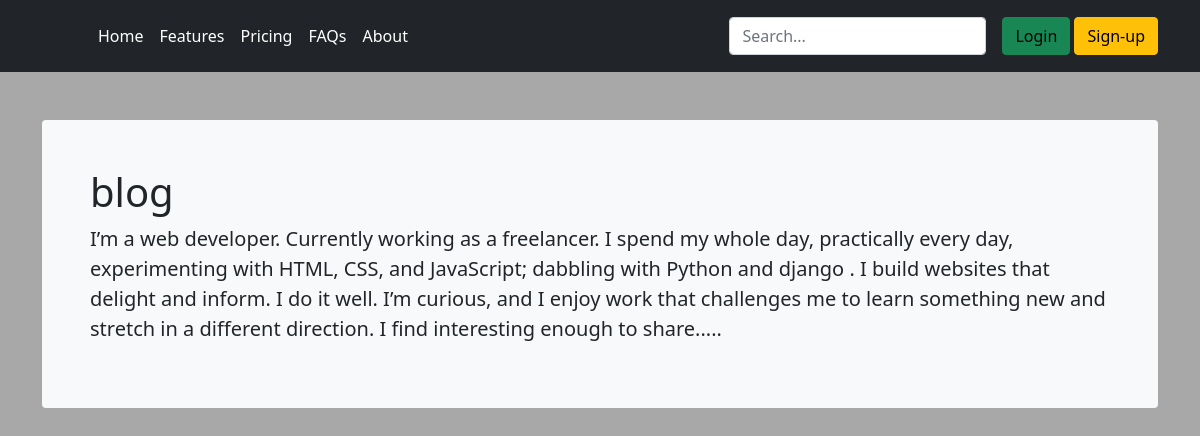
Screenshot of /post/2 with the database file from the repository.
### myapp/models.py (models this page shows)
class Blog(models.Model):
    heading =models.CharField(max_length=150)
    desc =models.CharField(max_length=20000)
    date= models.DateField()

### myapp/views.py (the view)
# urls.py: path('post/<str:pk>',views.post,name='post'),
def post(request , pk):
    blog=Blog.objects.get(id=pk)
    return render(request, "post.html",{'blog' : blog})

### myapp/templates/post.html (shortened to what this page needs)
{% extends 'basic.html' %}
{% block body %}
      <main class="container mb-5" >
        <div class="bg-light mt-5 p-5 rounded">
            <h1>{{blog.heading}}</h1>
            <p class="lead">{{blog.desc}}</p>
        </div>
      </main>
      {% endblock %}

### rows the page displays
Blog: heading "blog", desc "I’m a web developer. Currently working as a freelancer. I spend my whole day, practically every day, experimenting with HTML, CSS, and JavaScript; dabbling with Python and django . I build websites that delight and inform. I do it well. I’m curious, and I enjoy work that challenges me to learn something new and stretch in a different direction. I find interesting enough to share....."
